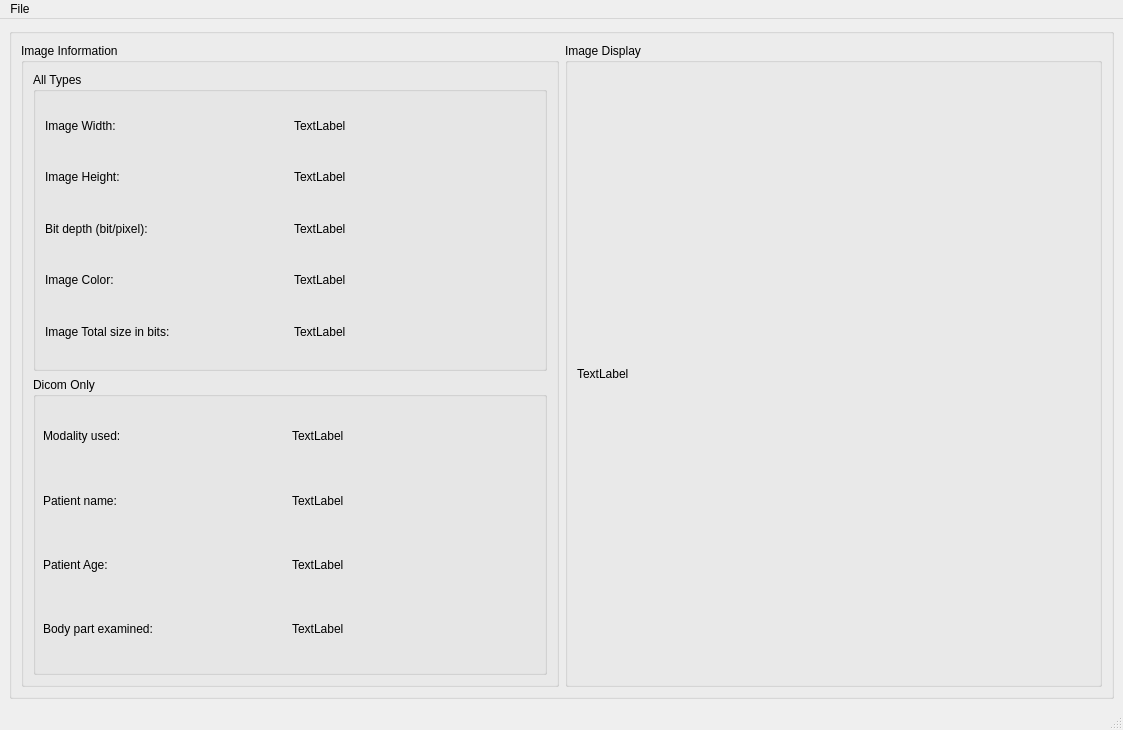
<?xml version="1.0" encoding="UTF-8"?>
<ui version="4.0">
 <class>MainWindow</class>
 <widget class="QMainWindow" name="MainWindow">
  <property name="geometry">
   <rect>
    <x>0</x>
    <y>0</y>
    <width>1123</width>
    <height>730</height>
   </rect>
  </property>
  <property name="windowTitle">
   <string>MainWindow</string>
  </property>
  <widget class="QWidget" name="centralwidget">
   <layout class="QGridLayout" name="gridLayout_2">
    <item row="0" column="0">
     <widget class="QGroupBox" name="groupBox">
      <property name="title">
       <string/>
      </property>
      <layout class="QGridLayout" name="gridLayout">
       <item row="0" column="0">
        <widget class="QGroupBox" name="groupBox_2">
         <property name="maximumSize">
          <size>
           <width>600</width>
           <height>16777215</height>
          </size>
         </property>
         <property name="title">
          <string>Image Information</string>
         </property>
         <layout class="QVBoxLayout" name="verticalLayout">
          <item>
           <widget class="QGroupBox" name="groupBox_3">
            <property name="title">
             <string>All Types</string>
            </property>
            <widget class="QWidget" name="">
             <property name="geometry">
              <rect>
               <x>12</x>
               <y>31</y>
               <width>491</width>
               <height>251</height>
              </rect>
             </property>
             <layout class="QGridLayout" name="gridLayout_3">
              <item row="0" column="0">
               <layout class="QVBoxLayout" name="verticalLayout_2">
                <item>
                 <widget class="QLabel" name="ImageWidth_label">
                  <property name="text">
                   <string>Image Width: </string>
                  </property>
                 </widget>
                </item>
                <item>
                 <widget class="QLabel" name="ImageHeight_label">
                  <property name="text">
                   <string>Image Height: </string>
                  </property>
                 </widget>
                </item>
                <item>
                 <widget class="QLabel" name="BitDepth_label">
                  <property name="text">
                   <string>Bit depth (bit/pixel): </string>
                  </property>
                 </widget>
                </item>
                <item>
                 <widget class="QLabel" name="ImageColor_label">
                  <property name="text">
                   <string>Image Color: </string>
                  </property>
                 </widget>
                </item>
                <item>
                 <widget class="QLabel" name="ImageSize_label">
                  <property name="text">
                   <string>Image Total size in bits: </string>
                  </property>
                 </widget>
                </item>
               </layout>
              </item>
              <item row="0" column="1">
               <layout class="QVBoxLayout" name="verticalLayout_3">
                <item>
                 <widget class="QLabel" name="IWdisplay_label">
                  <property name="text">
                   <string>TextLabel</string>
                  </property>
                 </widget>
                </item>
                <item>
                 <widget class="QLabel" name="IHdisplay_label">
                  <property name="text">
                   <string>TextLabel</string>
                  </property>
                 </widget>
                </item>
                <item>
                 <widget class="QLabel" name="BDdisplay_label">
                  <property name="text">
                   <string>TextLabel</string>
                  </property>
                 </widget>
                </item>
                <item>
                 <widget class="QLabel" name="ICdisplay_label">
                  <property name="text">
                   <string>TextLabel</string>
                  </property>
                 </widget>
                </item>
                <item>
                 <widget class="QLabel" name="ISdisplay_label">
                  <property name="text">
                   <string>TextLabel</string>
                  </property>
                 </widget>
                </item>
               </layout>
              </item>
             </layout>
            </widget>
           </widget>
          </item>
          <item>
           <widget class="QGroupBox" name="groupBox_4">
            <property name="title">
             <string>Dicom Only</string>
            </property>
            <widget class="QWidget" name="">
             <property name="geometry">
              <rect>
               <x>10</x>
               <y>30</y>
               <width>491</width>
               <height>251</height>
              </rect>
             </property>
             <layout class="QHBoxLayout" name="horizontalLayout">
              <item>
               <layout class="QVBoxLayout" name="verticalLayout_4">
                <item>
                 <widget class="QLabel" name="ModalityUsed_label">
                  <property name="text">
                   <string>Modality used: </string>
                  </property>
                 </widget>
                </item>
                <item>
                 <widget class="QLabel" name="label_2">
                  <property name="text">
                   <string>Patient name: </string>
                  </property>
                 </widget>
                </item>
                <item>
                 <widget class="QLabel" name="label_3">
                  <property name="text">
                   <string>Patient Age: </string>
                  </property>
                 </widget>
                </item>
                <item>
                 <widget class="QLabel" name="label_4">
                  <property name="text">
                   <string>Body part examined: </string>
                  </property>
                 </widget>
                </item>
               </layout>
              </item>
              <item>
               <layout class="QVBoxLayout" name="verticalLayout_5">
                <item>
                 <widget class="QLabel" name="MUdisplay_label">
                  <property name="text">
                   <string>TextLabel</string>
                  </property>
                 </widget>
                </item>
                <item>
                 <widget class="QLabel" name="PNdisplay_label">
                  <property name="text">
                   <string>TextLabel</string>
                  </property>
                 </widget>
                </item>
                <item>
                 <widget class="QLabel" name="PAdisplay_label">
                  <property name="text">
                   <string>TextLabel</string>
                  </property>
                 </widget>
                </item>
                <item>
                 <widget class="QLabel" name="BPdisplay_label">
                  <property name="text">
                   <string>TextLabel</string>
                  </property>
                 </widget>
                </item>
               </layout>
              </item>
             </layout>
            </widget>
           </widget>
          </item>
         </layout>
        </widget>
       </item>
       <item row="0" column="1">
        <widget class="QGroupBox" name="groupBox_5">
         <property name="title">
          <string>Image Display</string>
         </property>
         <layout class="QGridLayout" name="gridLayout_4">
          <item row="0" column="0">
           <widget class="QLabel" name="ImageDisplay_label">
            <property name="text">
             <string>TextLabel</string>
            </property>
           </widget>
          </item>
         </layout>
        </widget>
       </item>
      </layout>
     </widget>
    </item>
   </layout>
  </widget>
  <widget class="QMenuBar" name="menubar">
   <property name="geometry">
    <rect>
     <x>0</x>
     <y>0</y>
     <width>1123</width>
     <height>26</height>
    </rect>
   </property>
   <widget class="QMenu" name="menuFile">
    <property name="title">
     <string>File</string>
    </property>
    <addaction name="actionBrowse_Image"/>
   </widget>
   <addaction name="menuFile"/>
  </widget>
  <widget class="QStatusBar" name="statusbar"/>
  <action name="actionBrowse_Image">
   <property name="text">
    <string>Browse Image</string>
   </property>
  </action>
 </widget>
 <resources/>
 <connections/>
</ui>
